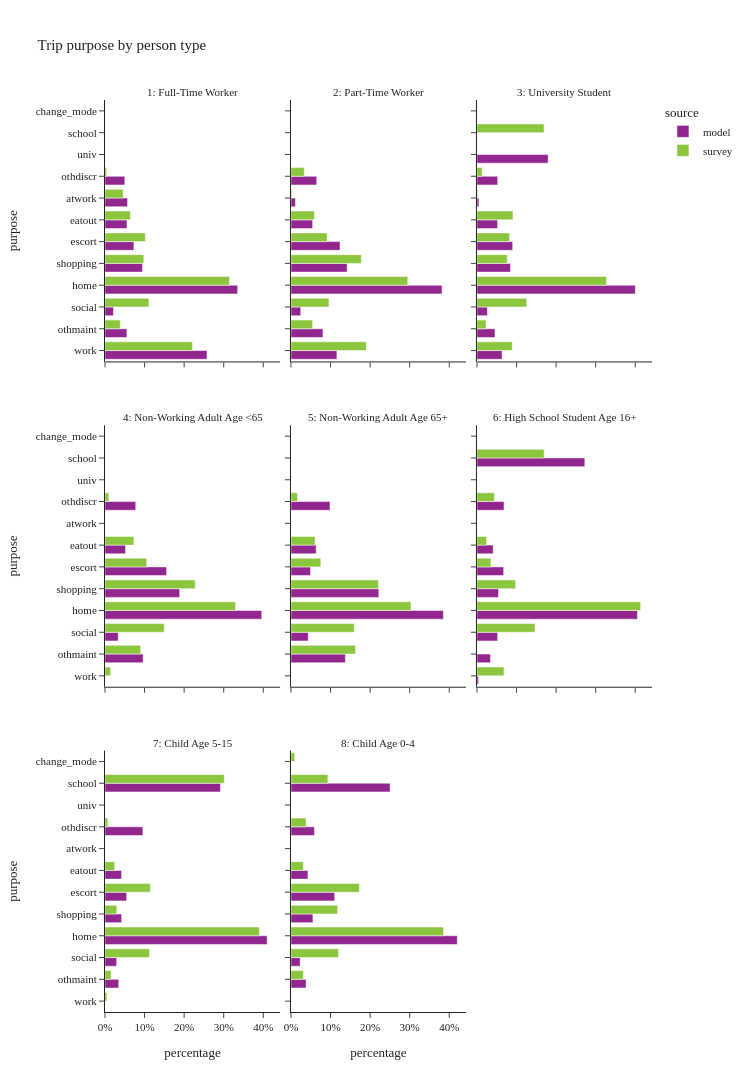

This figure's notebook cell:
### Code cell
util.plot_share_facetbar(trip_data, 'trip_weight', share_col="purpose", title="Trip purpose by person type", 
                         facet_col="ptype_label", facet_col_wrap=3, height=1200)

### Figure 1 — Plotly figure (JSON) as saved in the notebook; plotly's stock layout.template omitted (floating-point values rounded to 4 significant figures)
{"data": [{"alignmentgroup": "True", "customdata": [[1324827], [284280], [109928], [1723297], [486679], [375278], [285439], [293324], [257317], [1246]], "hovertemplate": "source=model<br>ptype_label=1: Full-Time Worker<br>percentage=%{x}<br>purpose=%{y}<br>sample_size=%{customdata[0]}<extra></extra>", "legendgroup": "model", "marker": {"color": "#91268F", "pattern": {"shape": ""}}, "name": "model", "offsetgroup": "model", "orientation": "h", "showlegend": true, "textposition": "auto", "type": "bar", "x": [0.2577, 0.05529, 0.02138, 0.3352, 0.09465, 0.07299, 0.05552, 0.05705, 0.05005, 0.0002423], "xaxis": "x7", "y": ["work", "othmaint", "social", "home", "shopping", "escort", "eatout", "atwork", "othdiscr", "univ"], "yaxis": "y7"}, {"alignmentgroup": "True", "customdata": [[136057], [94733], [28951], [447530], [166410], [145157], [64172], [13060], [76280]], "hovertemplate": "source=model<br>ptype_label=2: Part-Time Worker<br>percentage=%{x}<br>purpose=%{y}<br>sample_size=%{customdata[0]}<extra></extra>", "legendgroup": "model", "marker": {"color": "#91268F", "pattern": {"shape": ""}}, "name": "model", "offsetgroup": "model", "orientation": "h", "showlegend": false, "textposition": "auto", "type": "bar", "x": [0.1161, 0.08081, 0.02469, 0.3817, 0.1419, 0.1238, 0.05474, 0.01114, 0.06507], "xaxis": "x8", "y": ["work", "othmaint", "social", "home", "shopping", "escort", "eatout", "atwork", "othdiscr"], "yaxis": "y8"}, {"alignmentgroup": "True", "customdata": [[32633], [23373], [13579], [205631], [43566], [46366], [26822], [2525], [26975], [92437]], "hovertemplate": "source=model<br>ptype_label=3: University Student<br>percentage=%{x}<br>purpose=%{y}<br>sample_size=%{customdata[0]}<extra></extra>", "legendgroup": "model", "marker": {"color": "#91268F", "pattern": {"shape": ""}}, "name": "model", "offsetgroup": "model", "orientation": "h", "showlegend": false, "textposition": "auto", "type": "bar", "x": [0.0635, 0.04548, 0.02642, 0.4001, 0.08477, 0.09022, 0.05219, 0.004913, 0.05249, 0.1799], "xaxis": "x9", "y": ["work", "othmaint", "social", "home", "shopping", "escort", "eatout", "atwork", "othdiscr", "univ"], "yaxis": "y9"}, {"alignmentgroup": "True", "customdata": [[191621], [66534], [787794], [375350], [309732], [103358], [154453]], "hovertemplate": "source=model<br>ptype_label=4: Non-Working Adult Age <65<br>percentage=%{x}<br>purpose=%{y}<br>sample_size=%{customdata[0]}<extra></extra>", "legendgroup": "model", "marker": {"color": "#91268F", "pattern": {"shape": ""}}, "name": "model", "offsetgroup": "model", "orientation": "h", "showlegend": false, "textposition": "auto", "type": "bar", "x": [0.09635, 0.03345, 0.3961, 0.1887, 0.1557, 0.05197, 0.07766], "xaxis": "x4", "y": ["othmaint", "social", "home", "shopping", "escort", "eatout", "othdiscr"], "yaxis": "y4"}, {"alignmentgroup": "True", "customdata": [[188034], [59735], [526886], [303666], [67590], [87064], [134854]], "hovertemplate": "source=model<br>ptype_label=5: Non-Working Adult Age 65+<br>percentage=%{x}<br>purpose=%{y}<br>sample_size=%{customdata[0]}<extra></extra>", "legendgroup": "model", "marker": {"color": "#91268F", "pattern": {"shape": ""}}, "name": "model", "offsetgroup": "model", "orientation": "h", "showlegend": false, "textposition": "auto", "type": "bar", "x": [0.1375, 0.04367, 0.3852, 0.222, 0.04941, 0.06365, 0.09859], "xaxis": "x5", "y": ["othmaint", "social", "home", "shopping", "escort", "eatout", "othdiscr"], "yaxis": "y5"}, {"alignmentgroup": "True", "customdata": [[1761], [15756], [24147], [187064], [25116], [31133], [125711], [18905], [65], [31530]], "hovertemplate": "source=model<br>ptype_label=6: High School Student Age 16+<br>percentage=%{x}<br>purpose=%{y}<br>sample_size=%{customdata[0]}<extra></extra>", "legendgroup": "model", "marker": {"color": "#91268F", "pattern": {"shape": ""}}, "name": "model", "offsetgroup": "model", "orientation": "h", "showlegend": false, "textposition": "auto", "type": "bar", "x": [0.003818, 0.03416, 0.05236, 0.4056, 0.05446, 0.06751, 0.2726, 0.04099, 0.0001409, 0.06837], "xaxis": "x6", "y": ["work", "othmaint", "social", "home", "shopping", "escort", "school", "eatout", "atwork", "othdiscr"], "yaxis": "y6"}, {"alignmentgroup": "True", "customdata": [[47443], [40136], [559671], [57497], [74630], [398647], [57205], [130773]], "hovertemplate": "source=model<br>ptype_label=7: Child Age 5-15<br>percentage=%{x}<br>purpose=%{y}<br>sample_size=%{customdata[0]}<extra></extra>", "legendgroup": "model", "marker": {"color": "#91268F", "pattern": {"shape": ""}}, "name": "model", "offsetgroup": "model", "orientation": "h", "showlegend": false, "textposition": "auto", "type": "bar", "x": [0.03473, 0.02938, 0.4097, 0.04209, 0.05463, 0.2918, 0.04188, 0.09573], "xaxis": "x", "y": ["othmaint", "social", "home", "shopping", "escort", "school", "eatout", "othdiscr"], "yaxis": "y"}, {"alignmentgroup": "True", "customdata": [[17954], [10903], [197907], [26102], [52051], [117958], [20196], [27869]], "hovertemplate": "source=model<br>ptype_label=8: Child Age 0-4<br>percentage=%{x}<br>purpose=%{y}<br>sample_size=%{customdata[0]}<extra></extra>", "legendgroup": "model", "marker": {"color": "#91268F", "pattern": {"shape": ""}}, "name": "model", "offsetgroup": "model", "orientation": "h", "showlegend": false, "textposition": "auto", "type": "bar", "x": [0.03812, 0.02315, 0.4202, 0.05543, 0.1105, 0.2505, 0.04288, 0.05918], "xaxis": "x2", "y": ["othmaint", "social", "home", "shopping", "escort", "school", "eatout", "othdiscr"], "yaxis": "y2"}, {"alignmentgroup": "True", "customdata": [[2156], [336], [1266], [3418], [829], [641], [630], [374], [49], [16]], "hovertemplate": "source=survey<br>ptype_label=1: Full-Time Worker<br>percentage=%{x}<br>purpose=%{y}<br>sample_size=%{customdata[0]}<extra></extra>", "legendgroup": "survey", "marker": {"color": "#8CC63E", "pattern": {"shape": ""}}, "name": "survey", "offsetgroup": "survey", "orientation": "h", "showlegend": true, "textposition": "auto", "type": "bar", "x": [0.2208, 0.03858, 0.111, 0.3145, 0.098, 0.102, 0.06421, 0.04587, 0.004225, 0.0007776], "xaxis": "x7", "y": ["work", "othmaint", "social", "home", "shopping", "escort", "eatout", "atwork", "othdiscr", "change_mode"], "yaxis": "y7"}, {"alignmentgroup": "True", "customdata": [[505], [211], [467], [1011], [386], [240], [183], [29], [45], [3]], "hovertemplate": "source=survey<br>ptype_label=2: Part-Time Worker<br>percentage=%{x}<br>purpose=%{y}<br>sample_size=%{customdata[0]}<extra></extra>", "legendgroup": "survey", "marker": {"color": "#8CC63E", "pattern": {"shape": ""}}, "name": "survey", "offsetgroup": "survey", "orientation": "h", "showlegend": false, "textposition": "auto", "type": "bar", "x": [0.1904, 0.05458, 0.09596, 0.2951, 0.1776, 0.09136, 0.05901, 0.002115, 0.03359, 0.0002915], "xaxis": "x8", "y": ["work", "othmaint", "social", "home", "shopping", "escort", "eatout", "atwork", "othdiscr", "change_mode"], "yaxis": "y8"}, {"alignmentgroup": "True", "customdata": [[86], [29], [149], [343], [94], [51], [117], [58], [20], [49], [3]], "hovertemplate": "source=survey<br>ptype_label=3: University Student<br>percentage=%{x}<br>purpose=%{y}<br>sample_size=%{customdata[0]}<extra></extra>", "legendgroup": "survey", "marker": {"color": "#8CC63E", "pattern": {"shape": ""}}, "name": "survey", "offsetgroup": "survey", "orientation": "h", "showlegend": false, "textposition": "auto", "type": "bar", "x": [0.08909, 0.02293, 0.1257, 0.3271, 0.07654, 0.08233, 0.1696, 0.09108, 0.001982, 0.01301, 0.0007028], "xaxis": "x9", "y": ["work", "othmaint", "social", "home", "shopping", "escort", "school", "eatout", "atwork", "othdiscr", "change_mode"], "yaxis": "y9"}, {"alignmentgroup": "True", "customdata": [[21], [243], [514], [962], [550], [247], [185], [36], [2]], "hovertemplate": "source=survey<br>ptype_label=4: Non-Working Adult Age <65<br>percentage=%{x}<br>purpose=%{y}<br>sample_size=%{customdata[0]}<extra></extra>", "legendgroup": "survey", "marker": {"color": "#8CC63E", "pattern": {"shape": ""}}, "name": "survey", "offsetgroup": "survey", "orientation": "h", "showlegend": false, "textposition": "auto", "type": "bar", "x": [0.01397, 0.09015, 0.1497, 0.3299, 0.2279, 0.1054, 0.07298, 0.009673, 0.0003247], "xaxis": "x4", "y": ["work", "othmaint", "social", "home", "shopping", "escort", "eatout", "othdiscr", "change_mode"], "yaxis": "y4"}, {"alignmentgroup": "True", "customdata": [[2], [349], [567], [1015], [591], [190], [190], [71], [2]], "hovertemplate": "source=survey<br>ptype_label=5: Non-Working Adult Age 65+<br>percentage=%{x}<br>purpose=%{y}<br>sample_size=%{customdata[0]}<extra></extra>", "legendgroup": "survey", "marker": {"color": "#8CC63E", "pattern": {"shape": ""}}, "name": "survey", "offsetgroup": "survey", "orientation": "h", "showlegend": false, "textposition": "auto", "type": "bar", "x": [0.0001631, 0.163, 0.1599, 0.3033, 0.2211, 0.07528, 0.06064, 0.01618, 0.0004252], "xaxis": "x5", "y": ["work", "othmaint", "social", "home", "shopping", "escort", "eatout", "othdiscr", "change_mode"], "yaxis": "y5"}, {"alignmentgroup": "True", "customdata": [[10], [1], [35], [79], [10], [8], [45], [10], [4]], "hovertemplate": "source=survey<br>ptype_label=6: High School Student Age 16+<br>percentage=%{x}<br>purpose=%{y}<br>sample_size=%{customdata[0]}<extra></extra>", "legendgroup": "survey", "marker": {"color": "#8CC63E", "pattern": {"shape": ""}}, "name": "survey", "offsetgroup": "survey", "orientation": "h", "showlegend": false, "textposition": "auto", "type": "bar", "x": [0.06824, 0.0002865, 0.1468, 0.4136, 0.09771, 0.0353, 0.1697, 0.02434, 0.04405], "xaxis": "x6", "y": ["work", "othmaint", "social", "home", "shopping", "escort", "school", "eatout", "othdiscr"], "yaxis": "y6"}, {"alignmentgroup": "True", "customdata": [[9], [52], [218], [681], [53], [166], [484], [77], [29], [2]], "hovertemplate": "source=survey<br>ptype_label=7: Child Age 5-15<br>percentage=%{x}<br>purpose=%{y}<br>sample_size=%{customdata[0]}<extra></extra>", "legendgroup": "survey", "marker": {"color": "#8CC63E", "pattern": {"shape": ""}}, "name": "survey", "offsetgroup": "survey", "orientation": "h", "showlegend": false, "textposition": "auto", "type": "bar", "x": [0.004979, 0.0154, 0.1123, 0.39, 0.02987, 0.1142, 0.3014, 0.02448, 0.007198, 0.0001868], "xaxis": "x", "y": ["work", "othmaint", "social", "home", "shopping", "escort", "school", "eatout", "othdiscr", "change_mode"], "yaxis": "y"}, {"alignmentgroup": "True", "customdata": [[2], [23], [125], [273], [69], [124], [90], [46], [15], [2]], "hovertemplate": "source=survey<br>ptype_label=8: Child Age 0-4<br>percentage=%{x}<br>purpose=%{y}<br>sample_size=%{customdata[0]}<extra></extra>", "legendgroup": "survey", "marker": {"color": "#8CC63E", "pattern": {"shape": ""}}, "name": "survey", "offsetgroup": "survey", "orientation": "h", "showlegend": false, "textposition": "auto", "type": "bar", "x": [0.0005594, 0.0313, 0.1201, 0.3855, 0.1179, 0.1728, 0.09325, 0.03121, 0.03809, 0.009249], "xaxis": "x2", "y": ["work", "othmaint", "social", "home", "shopping", "escort", "school", "eatout", "othdiscr", "change_mode"], "yaxis": "y2"}], "layout": {"annotations": [{"font": {}, "showarrow": false, "text": "7: Child Age 5-15", "x": 0.16, "xanchor": "center", "xref": "paper", "y": 0.2867, "yanchor": "bottom", "yref": "paper"}, {"font": {}, "showarrow": false, "text": "8: Child Age 0-4", "x": 0.5, "xanchor": "center", "xref": "paper", "y": 0.2867, "yanchor": "bottom", "yref": "paper"}, {"font": {}, "showarrow": false, "text": "4: Non-Working Adult Age <65", "x": 0.16, "xanchor": "center", "xref": "paper", "y": 0.6433, "yanchor": "bottom", "yref": "paper"}, {"font": {}, "showarrow": false, "text": "5: Non-Working Adult Age 65+", "x": 0.5, "xanchor": "center", "xref": "paper", "y": 0.6433, "yanchor": "bottom", "yref": "paper"}, {"font": {}, "showarrow": false, "text": "6: High School Student Age 16+", "x": 0.84, "xanchor": "center", "xref": "paper", "y": 0.6433, "yanchor": "bottom", "yref": "paper"}, {"font": {}, "showarrow": false, "text": "1: Full-Time Worker", "x": 0.16, "xanchor": "center", "xref": "paper", "y": 1.0, "yanchor": "bottom", "yref": "paper"}, {"font": {}, "showarrow": false, "text": "2: Part-Time Worker", "x": 0.5, "xanchor": "center", "xref": "paper", "y": 1.0, "yanchor": "bottom", "yref": "paper"}, {"font": {}, "showarrow": false, "text": "3: University Student", "x": 0.84, "xanchor": "center", "xref": "paper", "y": 1.0, "yanchor": "bottom", "yref": "paper"}], "barmode": "group", "height": 1200, "legend": {"title": {"text": "source"}, "tracegroupgap": 0}, "title": {"text": "Trip purpose by person type"}, "width": 750, "xaxis": {"anchor": "y", "domain": [0.0, 0.32], "tickformat": ".0%", "title": {"text": "percentage"}}, "xaxis2": {"anchor": "y2", "domain": [0.34, 0.66], "matches": "x", "tickformat": ".0%", "title": {"text": "percentage"}}, "xaxis3": {"anchor": "y3", "domain": [0.68, 1.0], "matches": "x", "title": {"text": "percentage"}}, "xaxis4": {"anchor": "y4", "domain": [0.0, 0.32], "matches": "x", "showticklabels": false}, "xaxis5": {"anchor": "y5", "domain": [0.34, 0.66], "matches": "x", "showticklabels": false}, "xaxis6": {"anchor": "y6", "domain": [0.68, 1.0], "matches": "x", "showticklabels": false}, "xaxis7": {"anchor": "y7", "domain": [0.0, 0.32], "matches": "x", "showticklabels": false}, "xaxis8": {"anchor": "y8", "domain": [0.34, 0.66], "matches": "x", "showticklabels": false}, "xaxis9": {"anchor": "y9", "domain": [0.68, 1.0], "matches": "x", "showticklabels": false}, "yaxis": {"anchor": "x", "domain": [0.0, 0.2867], "title": {"text": "purpose"}}, "yaxis2": {"anchor": "x2", "domain": [0.0, 0.2867], "matches": "y", "showticklabels": false}, "yaxis3": {"anchor": "x3", "domain": [0.0, 0.2867], "matches": "y", "showticklabels": false}, "yaxis4": {"anchor": "x4", "domain": [0.3567, 0.6433], "matches": "y", "title": {"text": "purpose"}}, "yaxis5": {"anchor": "x5", "domain": [0.3567, 0.6433], "matches": "y", "showticklabels": false}, "yaxis6": {"anchor": "x6", "domain": [0.3567, 0.6433], "matches": "y", "showticklabels": false}, "yaxis7": {"anchor": "x7", "domain": [0.7133, 1.0], "matches": "y", "title": {"text": "purpose"}}, "yaxis8": {"anchor": "x8", "domain": [0.7133, 1.0], "matches": "y", "showticklabels": false}, "yaxis9": {"anchor": "x9", "domain": [0.7133, 1.0], "matches": "y", "showticklabels": false}}}
